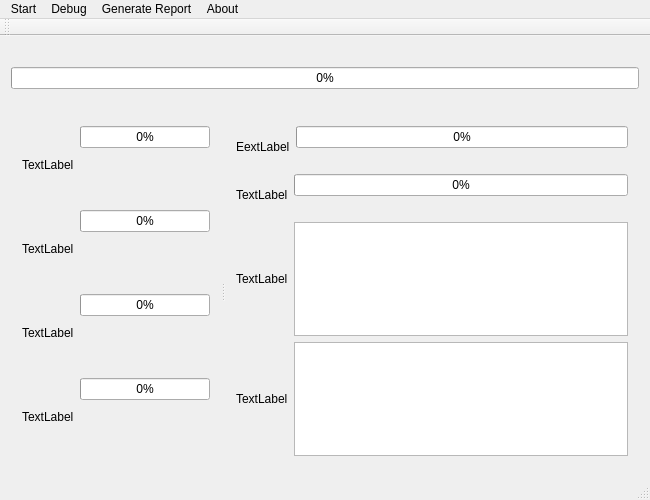
<?xml version="1.0" encoding="UTF-8"?>
<ui version="4.0">
 <class>MainWindow</class>
 <widget class="QMainWindow" name="MainWindow">
  <property name="geometry">
   <rect>
    <x>0</x>
    <y>0</y>
    <width>650</width>
    <height>500</height>
   </rect>
  </property>
  <property name="windowTitle">
   <string>Cute Analyzer</string>
  </property>
  <widget class="QWidget" name="centralWidget">
   <layout class="QGridLayout" name="gridLayout">
    <item row="0" column="0">
     <layout class="QVBoxLayout" name="verticalLayout_9">
      <item>
       <widget class="QLabel" name="label_timestamp">
        <property name="sizePolicy">
         <sizepolicy hsizetype="Preferred" vsizetype="Preferred">
          <horstretch>0</horstretch>
          <verstretch>0</verstretch>
         </sizepolicy>
        </property>
        <property name="text">
         <string/>
        </property>
        <property name="alignment">
         <set>Qt::AlignCenter</set>
        </property>
        <property name="indent">
         <number>0</number>
        </property>
       </widget>
      </item>
      <item>
       <widget class="QProgressBar" name="progressBar_cage_depth">
        <property name="minimum">
         <number>-589</number>
        </property>
        <property name="maximum">
         <number>164</number>
        </property>
        <property name="value">
         <number>-589</number>
        </property>
        <property name="alignment">
         <set>Qt::AlignCenter</set>
        </property>
       </widget>
      </item>
      <item>
       <widget class="QLabel" name="label_cage_depth">
        <property name="text">
         <string/>
        </property>
        <property name="alignment">
         <set>Qt::AlignCenter</set>
        </property>
        <property name="indent">
         <number>0</number>
        </property>
       </widget>
      </item>
      <item>
       <widget class="QSplitter" name="splitter">
        <property name="orientation">
         <enum>Qt::Horizontal</enum>
        </property>
        <widget class="QWidget" name="widget_1" native="true">
         <layout class="QVBoxLayout" name="verticalLayout_2">
          <item>
           <layout class="QHBoxLayout" name="horizontalLayout">
            <item>
             <widget class="QLabel" name="label_1">
              <property name="text">
               <string>TextLabel</string>
              </property>
             </widget>
            </item>
            <item>
             <layout class="QVBoxLayout" name="verticalLayout_4">
              <item>
               <widget class="QProgressBar" name="progressBar_cord_1">
                <property name="maximum">
                 <number>900</number>
                </property>
                <property name="value">
                 <number>0</number>
                </property>
               </widget>
              </item>
              <item>
               <widget class="QLabel" name="label_cord_1">
                <property name="text">
                 <string/>
                </property>
                <property name="alignment">
                 <set>Qt::AlignCenter</set>
                </property>
               </widget>
              </item>
             </layout>
            </item>
           </layout>
          </item>
          <item>
           <layout class="QHBoxLayout" name="horizontalLayout_2">
            <item>
             <widget class="QLabel" name="label_2">
              <property name="text">
               <string>TextLabel</string>
              </property>
             </widget>
            </item>
            <item>
             <layout class="QVBoxLayout" name="verticalLayout_6">
              <item>
               <widget class="QProgressBar" name="progressBar_cord_2">
                <property name="maximum">
                 <number>900</number>
                </property>
                <property name="value">
                 <number>0</number>
                </property>
               </widget>
              </item>
              <item>
               <widget class="QLabel" name="label_cord_2">
                <property name="text">
                 <string/>
                </property>
                <property name="alignment">
                 <set>Qt::AlignCenter</set>
                </property>
               </widget>
              </item>
             </layout>
            </item>
           </layout>
          </item>
          <item>
           <layout class="QHBoxLayout" name="horizontalLayout_4">
            <item>
             <widget class="QLabel" name="label_3">
              <property name="text">
               <string>TextLabel</string>
              </property>
             </widget>
            </item>
            <item>
             <layout class="QVBoxLayout" name="verticalLayout_5">
              <item>
               <widget class="QProgressBar" name="progressBar_cord_3">
                <property name="maximum">
                 <number>900</number>
                </property>
                <property name="value">
                 <number>0</number>
                </property>
               </widget>
              </item>
              <item>
               <widget class="QLabel" name="label_cord_3">
                <property name="text">
                 <string/>
                </property>
                <property name="alignment">
                 <set>Qt::AlignCenter</set>
                </property>
               </widget>
              </item>
             </layout>
            </item>
           </layout>
          </item>
          <item>
           <layout class="QHBoxLayout" name="horizontalLayout_3">
            <item>
             <widget class="QLabel" name="label_4">
              <property name="text">
               <string>TextLabel</string>
              </property>
             </widget>
            </item>
            <item>
             <layout class="QVBoxLayout" name="verticalLayout">
              <item>
               <widget class="QProgressBar" name="progressBar_cord_4">
                <property name="maximum">
                 <number>900</number>
                </property>
                <property name="value">
                 <number>0</number>
                </property>
                <property name="textVisible">
                 <bool>true</bool>
                </property>
               </widget>
              </item>
              <item>
               <widget class="QLabel" name="label_cord_4">
                <property name="text">
                 <string/>
                </property>
                <property name="alignment">
                 <set>Qt::AlignCenter</set>
                </property>
               </widget>
              </item>
             </layout>
            </item>
           </layout>
          </item>
         </layout>
        </widget>
        <widget class="QWidget" name="widget_2" native="true">
         <layout class="QVBoxLayout" name="verticalLayout_8">
          <item>
           <layout class="QHBoxLayout" name="horizontalLayout_5">
            <item>
             <widget class="QLabel" name="label_5">
              <property name="text">
               <string>EextLabel</string>
              </property>
             </widget>
            </item>
            <item>
             <layout class="QVBoxLayout" name="verticalLayout_3">
              <item>
               <widget class="QProgressBar" name="progressBar_pressure1">
                <property name="maximum">
                 <number>50</number>
                </property>
                <property name="value">
                 <number>0</number>
                </property>
                <property name="textVisible">
                 <bool>true</bool>
                </property>
               </widget>
              </item>
              <item>
               <widget class="QLabel" name="label_pressure1">
                <property name="text">
                 <string/>
                </property>
                <property name="alignment">
                 <set>Qt::AlignCenter</set>
                </property>
               </widget>
              </item>
             </layout>
            </item>
           </layout>
          </item>
          <item>
           <layout class="QHBoxLayout" name="horizontalLayout_6">
            <item>
             <widget class="QLabel" name="label_6">
              <property name="text">
               <string>TextLabel</string>
              </property>
             </widget>
            </item>
            <item>
             <layout class="QVBoxLayout" name="verticalLayout_7">
              <item>
               <widget class="QProgressBar" name="progressBar_pressure2">
                <property name="maximum">
                 <number>50</number>
                </property>
                <property name="value">
                 <number>0</number>
                </property>
                <property name="textVisible">
                 <bool>true</bool>
                </property>
               </widget>
              </item>
              <item>
               <widget class="QLabel" name="label_pressure2">
                <property name="text">
                 <string/>
                </property>
                <property name="alignment">
                 <set>Qt::AlignCenter</set>
                </property>
               </widget>
              </item>
             </layout>
            </item>
           </layout>
          </item>
          <item>
           <layout class="QHBoxLayout" name="horizontalLayout_7">
            <item>
             <widget class="QLabel" name="label_force_weight_ratio">
              <property name="text">
               <string>TextLabel</string>
              </property>
             </widget>
            </item>
            <item>
             <widget class="QPlainTextEdit" name="plainTextEdit_force_weight_ratio"/>
            </item>
           </layout>
          </item>
          <item>
           <layout class="QHBoxLayout" name="horizontalLayout_8">
            <item>
             <widget class="QLabel" name="label_theoretical_force">
              <property name="text">
               <string>TextLabel</string>
              </property>
             </widget>
            </item>
            <item>
             <widget class="QPlainTextEdit" name="plainTextEdit_theoretical_force"/>
            </item>
           </layout>
          </item>
         </layout>
        </widget>
       </widget>
      </item>
     </layout>
    </item>
   </layout>
  </widget>
  <widget class="QMenuBar" name="menuBar">
   <property name="geometry">
    <rect>
     <x>0</x>
     <y>0</y>
     <width>650</width>
     <height>22</height>
    </rect>
   </property>
   <widget class="QMenu" name="menuFile">
    <property name="title">
     <string>Start</string>
    </property>
    <addaction name="actionShow"/>
    <addaction name="actionContinue"/>
    <addaction name="actionStop"/>
   </widget>
   <widget class="QMenu" name="menuDebug">
    <property name="title">
     <string>Debug</string>
    </property>
    <addaction name="actionGenerateFile"/>
   </widget>
   <widget class="QMenu" name="menuAbout">
    <property name="title">
     <string>About</string>
    </property>
   </widget>
   <widget class="QMenu" name="menuGenerate_Report">
    <property name="title">
     <string>Generate Report</string>
    </property>
   </widget>
   <addaction name="menuFile"/>
   <addaction name="menuDebug"/>
   <addaction name="menuGenerate_Report"/>
   <addaction name="menuAbout"/>
  </widget>
  <widget class="QToolBar" name="mainToolBar">
   <attribute name="toolBarArea">
    <enum>TopToolBarArea</enum>
   </attribute>
   <attribute name="toolBarBreak">
    <bool>false</bool>
   </attribute>
  </widget>
  <widget class="QStatusBar" name="statusBar"/>
  <action name="actionShow">
   <property name="text">
    <string>Show</string>
   </property>
  </action>
  <action name="actionStop">
   <property name="text">
    <string>Stop</string>
   </property>
  </action>
  <action name="actionGenerateFile">
   <property name="text">
    <string>GenerateFile</string>
   </property>
  </action>
  <action name="actionContinue">
   <property name="text">
    <string>Continue</string>
   </property>
  </action>
 </widget>
 <layoutdefault spacing="6" margin="11"/>
 <resources/>
 <connections/>
</ui>
